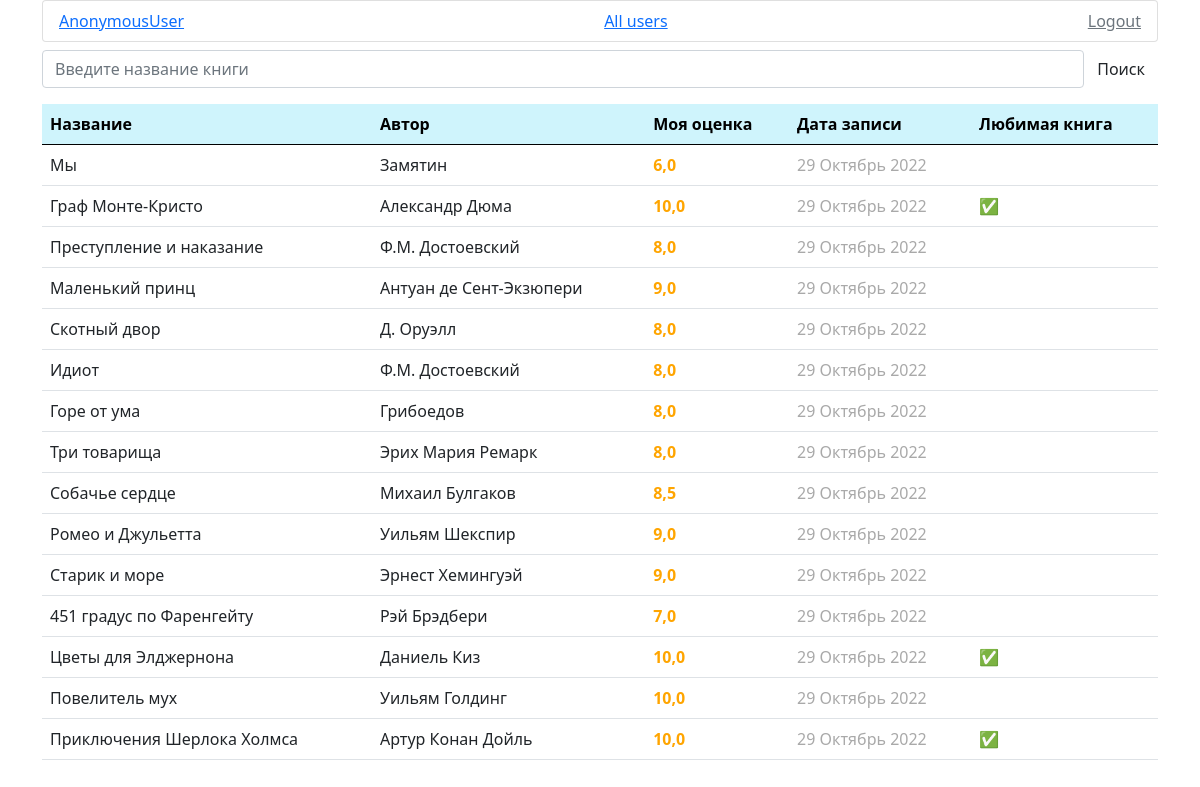
The page /user_profile/13 on the database its author committed.
### book/models.py (models this page shows, shortened)
class Book(models.Model):
    user = models.ForeignKey(User, on_delete=models.CASCADE, verbose_name='Пользователь')
    title = models.CharField(max_length=255, verbose_name='Название книги')
    author = models.CharField(max_length=100, verbose_name='Автор книги')
    description = models.CharField(max_length=255, verbose_name='Описание книги', null=True, blank=True)
    category = models.CharField(max_length=50, choices=Category.choices, verbose_name='Категория', default='artistic')
    photo = models.ImageField(upload_to='photos/%Y/%m/%d/', verbose_name='Обложка', blank=True, null=True)
    review = models.TextField(blank=True, null=True, verbose_name='Рецензия')
    rating = models.FloatField(validators=[MinValueValidator(0.0), MaxValueValidator(10.0)],
                               verbose_name='Оценка')
    time_create = models.DateTimeField(auto_now_add=True, verbose_name='Время создание')
    time_update = models.DateTimeField(auto_now=True, verbose_name='Время обновления')
    favorite = models.BooleanField(default=False, verbose_name='Любимая книга')
    class Meta:
        verbose_name = 'Книга'
        verbose_name_plural = 'Книги'

### book/views.py (the view)
# urls.py: path('user_profile/<int:user_id>', OtherProfile.as_view(), name='user_profile'),
class OtherProfile(ListView):
    model = Book
    template_name = 'book/other_user_profile.html'
    context_object_name = 'books'
    def get_queryset(self):
        return Book.objects.filter(user_id=self.kwargs['user_id'])
    def get_context_data(self, *, object_list=None, **kwargs):
        context = super().get_context_data()
        context['user_id'] = self.kwargs['user_id']
        return context

### templates/book/other_user_profile.html (shortened to what this page needs)
{% extends 'book/base.html' %}
{% block content %}
    <form action="{% url 'profile:search' %}" method="get" class="d-flex editContent mb-3">
    <input type="search" name="search" class="form-control" placeholder="Введите название книги">
    <button class="btn" type="submit">Поиск</button>
    </form>
    <table class="table table-hover">
    <thead class="table-info">
        <th class="col">Название</th>
        <th class="col">Автор</th>
        <th class="col">Моя оценка</th>
        <th class="col">Дата записи</th>
        <th class="col">Любимая книга</th>
    </thead>
    <tbody>
    {% for book in books %}
        <tr>
            <td>{{ book.title }}</td>
            <td>{{ book.author }}</td>
            <td style="color: orange; font-weight: bold">{{ book.rating }}</td>
            <td style="color: darkgray">{{ book.time_create | date:'d F Y'}}</td>
            {% if book.favorite %}
            <td>&#9989;</td>
            {% else %}
            <td></td>
            {% endif %}
        </tr>
    {% endfor %}
    </tbody>
    </table>
{% endblock %}

### rows shown on the page
Book: title "Мы", author "Замятин", rating "6,0", time_create "29 Октябрь 2022", favorite False (drawn)
Book: title "Граф Монте-Кристо", author "Александр Дюма", rating "10,0", time_create "29 Октябрь 2022"
Book: title "Преступление и наказание", author "Ф.М. Достоевский", rating "8,0", time_create "29 Октябрь 2022", favorite False (drawn)
Book: title "Маленький принц", author "Антуан де Сент-Экзюпери", rating "9,0", time_create "29 Октябрь 2022", favorite False (drawn)
Book: title "Скотный двор", author "Д. Оруэлл", rating "8,0", time_create "29 Октябрь 2022", favorite False (drawn)
Book: title "Идиот", author "Ф.М. Достоевский", rating "8,0", time_create "29 Октябрь 2022", favorite False (drawn)
Book: title "Горе от ума", author "Грибоедов", rating "8,0", time_create "29 Октябрь 2022", favorite False (drawn)
Book: title "Три товарища", author "Эрих Мария Ремарк", rating "8,0", time_create "29 Октябрь 2022", favorite False (drawn)
Book: title "Собачье сердце", author "Михаил Булгаков", rating "8,5", time_create "29 Октябрь 2022", favorite False (drawn)
Book: title "Ромео и Джульетта", author "Уильям Шекспир", rating "9,0", time_create "29 Октябрь 2022", favorite False (drawn)
Book: title "Старик и море", author "Эрнест Хемингуэй", rating "9,0", time_create "29 Октябрь 2022", favorite False (drawn)
Book: title "451 градус по Фаренгейту", author "Рэй Брэдбери", rating "7,0", time_create "29 Октябрь 2022", favorite False (drawn)
Book: title "Цветы для Элджернона", author "Даниель Киз", rating "10,0", time_create "29 Октябрь 2022"
Book: title "Повелитель мух", author "Уильям Голдинг", rating "10,0", time_create "29 Октябрь 2022", favorite False (drawn)
Book: title "Приключения Шерлока Холмса", author "Артур Конан Дойль", rating "10,0", time_create "29 Октябрь 2022"

### other values the page prints
{{ user }} "AnonymousUser"
